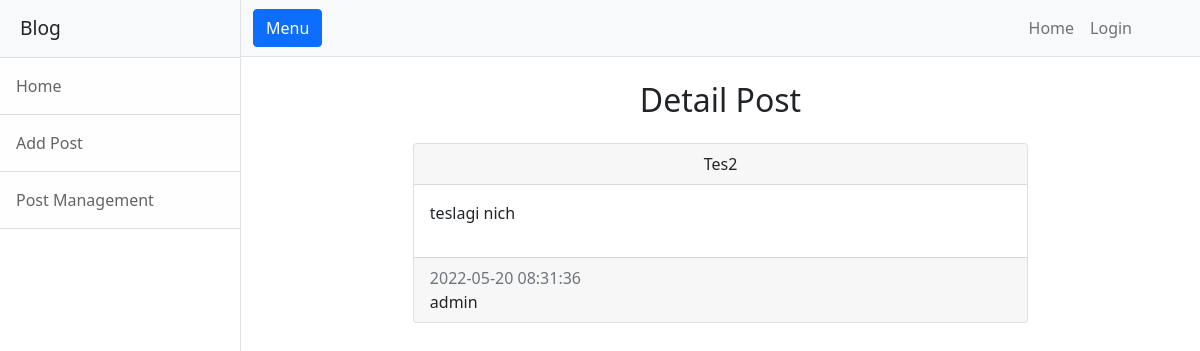
Screenshot of /2/post with the database file from the repository.
### tables this page shows
CREATE TABLE IF NOT EXISTS `post` (
  `idpost` int(11) NOT NULL AUTO_INCREMENT,
  `title` text NOT NULL,
  `content` text NOT NULL,
  `date` datetime NOT NULL,
  `username` varchar(45) NOT NULL,
  PRIMARY KEY (`idpost`),
  KEY `fk_post_account_idx` (`username`),
  CONSTRAINT `fk_post_account` FOREIGN KEY (`username`) REFERENCES `account` (`username`) ON DELETE NO ACTION ON UPDATE NO ACTION
);

### application/controllers/Post.php (called while the page is built, shortened)
<?php
class Post extends CI_Controller
{
	public function __construct()
	{
		$this->load->model('Post_m', 'post');
	}
	public function v_detail_post($id)
	{
		$post = $this->post->get_post_row($id);
		$data = [
			'title' => $post->title,
			'content' => 'post/v_detail_post',
			'post' => $post
		];
		$this->load->view('layouts/wrapper', $data);
	}
}

### index.php (called while the page is built, shortened)
<?php
require_once BASEPATH.'core/CodeIgniter.php';

### application/models/Post_m.php (called while the page is built, shortened)
<?php
class Post_m extends CI_Model {
	public function get_post_row($id)
	{
		return $this->db->get_where('post', ['idpost' => $id])->row();
	}
}

### application/views/post/v_detail_post.php (the view)
<h2 class="text-center my-4">Detail Post</h2>
<div class="row">
	<div class="col-md-8 mx-auto">
		<div class="card">
			<div class="card-header text-center">
				<?= $title ?>
			</div>
			<div class="card-body">
				<p><?= $post->content ?></p>
			</div>
			<div class="card-footer">
				<p class="m-0 text-muted"><?= $post->date ?></p>
				<p class="m-0"><?= $post->username ?></p>
			</div>
		</div>
	</div>
</div>

### rows the page displays
post: content "teslagi nich", date "2022-05-20 08:31:36", username "admin"

### other values shown
$title "Tes2"
